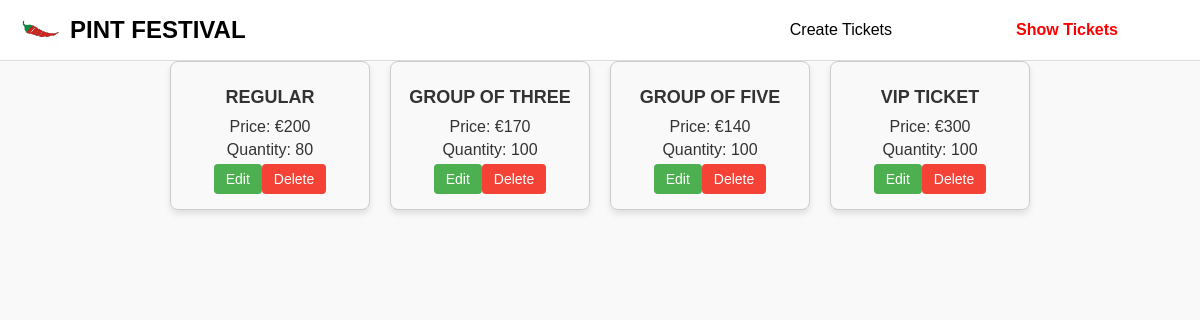
Screenshot of /ShowTickets.php with the database file from the repository.
### tables this page shows
CREATE TABLE `tickets` (
  `id` int(11) NOT NULL,
  `ticket_type` varchar(100) NOT NULL,
  `Price` int(11) NOT NULL,
  `Quantity` int(11) NOT NULL
);

### ShowTickets.php (the view, shortened to what this page needs)
<?php
$serverName = "localhost";
$dbUser = "root";
$password = "";
$dbName = "projekt";
$connection = new mysqli($serverName, $dbUser, $password, $dbName);
$sql = "SELECT * FROM tickets";
$result = $connection->query($sql);
?>
<!DOCTYPE html>
<html lang="en">
<head>
    <link rel="stylesheet" href="CSS/showt.css">
</head>
<body>
    <header>
        <div class="logo">
            <img src="images/pintlogo.webp" alt="Pint Festival">
            <span>PINT FESTIVAL</span>
        </div>
        <ul class="nav-links">
            <li><a href="AdminCreateTickets.php">Create Tickets</a></li>
            <li><a href="ShowTickets.php" class="active">Show Tickets</a></li>
        </ul>
    </header>
    <div class="tickets-container">
        <?php
        if ($result && $result->num_rows > 0) {
            while ($row = $result->fetch_assoc()) {
                echo "<div class='ticket-item'>";
                echo "<h3>" . htmlspecialchars($row['ticket_type']) . "</h3>";
                echo "<p>Price: €" . $row['Price'] . "</p>";
                echo "<p>Quantity: " . $row['Quantity'] . "</p>";
                echo "<a href='Edit.php?id=" . urlencode($row['id']) . "&type=ticket' class='edit-button'>Edit</a>";
                echo "<a href='Delete.php?id=" . urlencode($row['id']) . "&type=ticket' class='delete-button' onclick=\"return confirm('Are you sure you want to delete this ticket?');\">Delete</a>";
                echo "</div>";
            }
        } else {
            echo "<p>No tickets found.</p>";
        }
        ?>
    </div>
</body>
</html>

### CSS/showt.css (style rules this page uses)
* { margin: 0; padding: 0; box-sizing: border-box; font-family: Arial, sans-serif; }
body { background-color: #f9f9f9; color: #333; margin: 0; }
header { display: flex; justify-content: space-between; align-items: center; padding: 10px 20px; border-bottom: 1px solid #ddd; background-color: white; }
.logo { display: flex; align-items: center; }
.logo img { height: 40px; margin-right: 10px; }
.logo span { font-size: 1.5rem; font-weight: bold; color: black; }
.nav-links { list-style: none; display: flex; }
.nav-links li { margin-inline: 62px; }
.nav-links a { text-decoration: none; color: black; font-size: 1rem; transition: color 0.3s ease; }
.nav-links a.active { color: red; font-weight: bold; }
.tickets-container { display: flex; flex-wrap: wrap; gap: 20px; justify-content: center; }
.ticket-item { border: 1px solid #ccc; padding: 15px; width: 200px; text-align: center; border-radius: 8px; box-shadow: 0 4px 6px rgba(0, 0, 0, 0.1); }
.ticket-item h3 { font-size: 18px; margin: 10px 0; }
.ticket-item p { margin: 5px 0; font-size: 16px; }
.edit-button { display: inline-block; background-color: #4CAF50; color: white; padding: 5px 10px; font-size: 14px; text-decoration: none; border-radius: 4px; border: 2px solid transparent; transition: background-color 0.3s ease, border-color 0.3s ease; }
.delete-button { display: inline-block; background-color: #f44336; color: white; padding: 5px 10px; font-size: 14px; text-decoration: none; border-radius: 4px; border: 2px solid transparent; transition: background-color 0.3s ease, border-color 0.3s ease; }

### rows the page displays
tickets: ticket_type "REGULAR", Price "200", Quantity "80"
tickets: ticket_type "GROUP OF THREE", Price "170", Quantity "100"
tickets: ticket_type "GROUP OF FIVE", Price "140", Quantity "100"
tickets: ticket_type "VIP TICKET", Price "300", Quantity "100"
